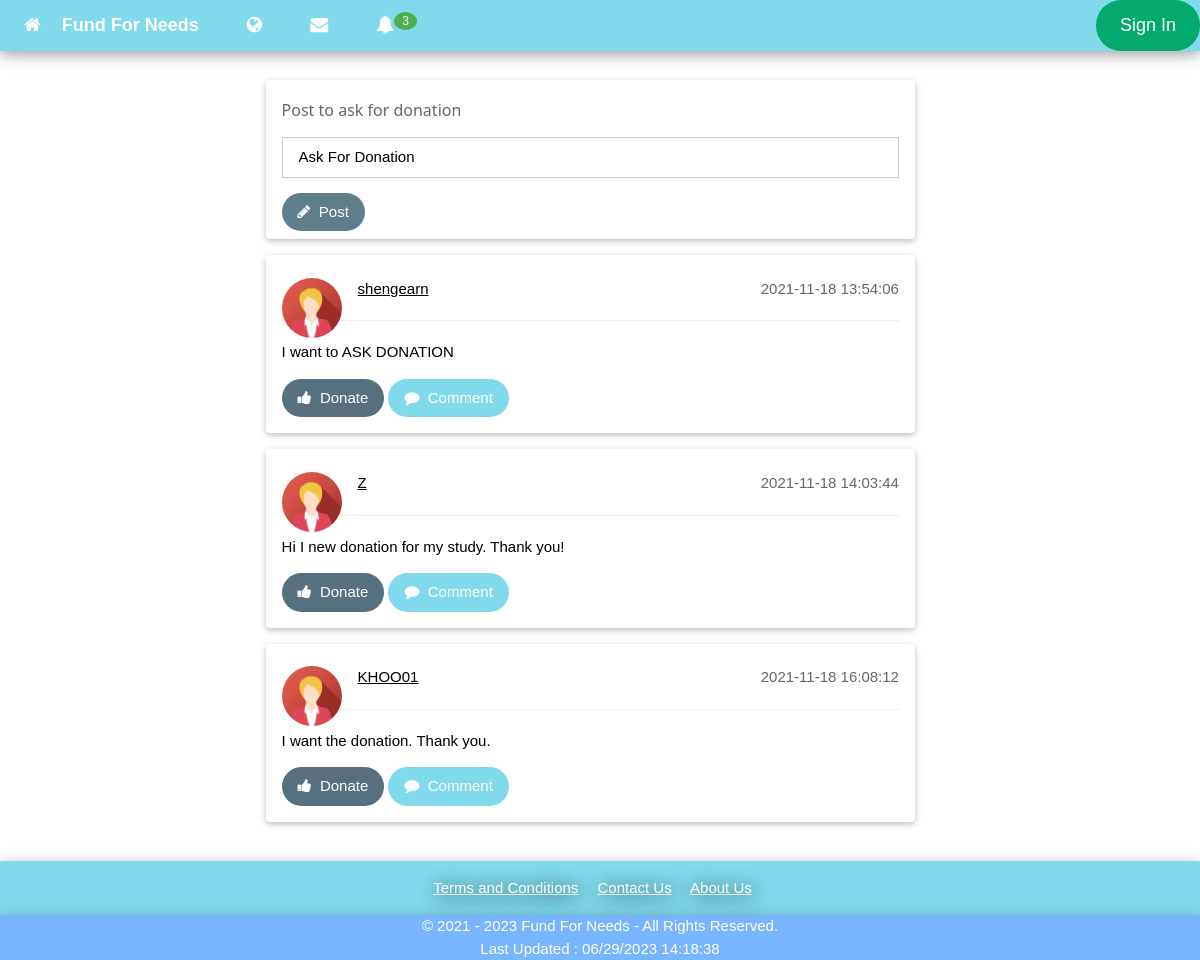
The page / on the database its author committed.
### tables this page shows
CREATE TABLE `posts` (
  `Id` bigint(19) NOT NULL,
  `User_Email` varchar(255) NOT NULL,
  `Post_Content` varchar(255) NOT NULL,
  `Post_Date` timestamp NOT NULL DEFAULT current_timestamp() ON UPDATE current_timestamp()
);

CREATE TABLE `users` (
  `email` varchar(100) NOT NULL,
  `verified` tinyint(1) NOT NULL DEFAULT 0,
  `token` varchar(255) DEFAULT NULL,
  `password` varchar(255) NOT NULL,
  `reset_token` varchar(255) DEFAULT NULL,
  `usernames` varchar(255) NOT NULL,
  `fullname` varchar(255) NOT NULL,
  `file_name` varchar(255) NOT NULL,
  `user_verify` tinyint(1) NOT NULL,
  `phoneNumber` varchar(255) NOT NULL,
  `image` varchar(255) NOT NULL
);

### post_display_index.php (the view)
<div class="w3-container w3-card w3-white w3-round w3-margin"><br>
	<img src="avatar5.png" alt="Avatar" class="w3-left w3-circle w3-margin-right" style="width:60px">
	<span class="w3-right w3-opacity"><?php echo $data[3] ?></span>
	<?php echo '<a href="user_signin.php">'.$data[4].'</a>' ?><br>
	<hr class="w3-clear">
	<p><?php echo $data[2] ?></p>
	<button type="button" class="w3-button w3-theme-d1 w3-margin-bottom" onclick="window.location.href='user_signin.php';" style="border-radius:25px 25px;"><i class="fa fa-thumbs-up"></i>  Donate</button>
	<button type="button" class="w3-button w3-theme-d2 w3-margin-bottom" onclick="window.location.href='user_signin.php';" style="border-radius:25px 25px;"><i class="fa fa-comment"></i>  Comment</button>
</div>

### index.php (shortened to what this page needs)
<!DOCTYPE html>
<html>
<head>
  <link rel="stylesheet" href="index.css">
  <link rel="stylesheet" href="index_theme.css">
  <link rel='stylesheet' href='index_font.css'>
  <link rel="stylesheet" href="https://cdnjs.cloudflare.com/ajax/libs/font-awesome/4.7.0/css/font-awesome.min.css">
</head>
<body onload="load()" style="margin:0;">
<div style="display:none;" id="myDiv" class="animate-bottom">
  <div class="w3-top">
   <div class="w3-bar w3-theme-d2 w3-left-align w3-large">
    <a href="index.php" class="w3-bar-item w3-button w3-padding-large w3-theme-d4 w3-hover-white" style="border-radius: 15px 15px;"><i class="fa fa-home w3-margin-right"></i> <b>Fund For Needs</b> </a>
    <a href="user_signin.php" class="w3-bar-item w3-button w3-hide-small w3-padding-large w3-hover-white" title="Donation History" style="border-radius: 15px 15px;"><i class="fa fa-globe"></i></a>
    <a href="user_signin.php" class="w3-bar-item w3-button w3-hide-small w3-padding-large w3-hover-white" title="Messages" style="border-radius: 15px 15px;"><i class="fa fa-envelope"></i></a>
    <div class="w3-dropdown-hover w3-hide-small">
      <button class="w3-button w3-padding-large w3-hover-white" title="Notifications" onclick="window.location.href='user_signin.php';" style="border-radius: 15px 15px;"><i class="fa fa-bell"></i><span class="w3-badge w3-right w3-small w3-green">3</span></button>
    </div>
    <a href="user_signin.php" class="w3-bar-item w3-button w3-hide-small w3-right w3-padding-large w3-hover-white" title="Sign In" style="background-color: #04AA6D; color: white;border-radius: 25px 25px;">Sign In</a>
   </div>
  </div>
  <div class="w3-container w3-content" style="max-width:1400px;margin-top:80px">
    <div class="w3-row">
      <div class="w3-col m7" style="margin-left: 20%;">
        <div class="w3-row-padding">
          <div class="w3-col m12">
            <div class="w3-card w3-round w3-white">
              <div class="w3-container w3-padding">
                <h6 class="w3-opacity">Post to ask for donation</h6>
                <p contenteditable="true" class="w3-border w3-padding">Ask For Donation</p>
                <button type="button" class="w3-button w3-theme" onclick="window.location.href='user_signin.php';" style="border-radius:25px 25px;"><i class="fa fa-pencil"></i>  Post</button>
              </div>
            </div>
          </div>
        </div>
        <?php
          $con=  mysqli_connect("localhost","fundforneeds","fundforneeds","fundforneeds");
          if(!$con){
            echo mysqli_error();
          }
          else{
            $sql = "select posts.*, users.usernames, users.email from posts inner join users on posts.User_Email = users.email";
            if(!mysqli_query($con, $sql)){
              return mysqli_error($con);
            }
            else{
              $q = mysqli_query($con, $sql);
              $datas = mysqli_fetch_all($q);
              foreach($datas as $data){
                include "post_display_index.php";
              }
            }
          }
         ?>
      </div>
    </div>
  </div>
  <br>
  <div>
    <footer class="w3-container w3-theme-d2 w3-padding-16">
    <div style="text-align:center;">
      <a href="tnc.html" style="color:white;text-shadow: 2px 2px 20px #000000;">Terms and Conditions</a>&emsp;
      <a href="contact_us.html" style="color:white;text-shadow: 2px 2px 20px #000000;">Contact Us</a>&emsp;
      <a href="about_us.html" style="color:white;text-shadow: 2px 2px 20px #000000;">About Us</a>&emsp;
    </div>
    </footer>
    <footer class="w3-container w3-theme-d5">
      <div class="copyright" align="center">
    </div>
    </footer>
  </div>
</div>
</body>
</html>

### index.css (style rules this page uses)
html { box-sizing:border-box }
*,*:before,*:after { box-sizing:inherit }
html { -ms-text-size-adjust:100%;-webkit-text-size-adjust:100% }
body { margin:0 }
article,aside,details,figcaption,figure,footer,header,main,menu,nav,section { display:block }
a { background-color:transparent }
b,strong { font-weight:bolder }
img { border-style:none }
hr { box-sizing:content-box;height:0;overflow:visible }
button,input,select,textarea,optgroup { font:inherit;margin:0 }
button,input { overflow:visible }
button,select { text-transform:none }
button,[type=button],[type=reset],[type=submit] { -webkit-appearance:button }
html,body { font-family:Verdana,sans-serif;font-size:15px;line-height:1.5 }
html { overflow-x:hidden }
h6 { font-size:16px }
h1,h2,h3,h4,h5,h6 { font-family:"Segoe UI",Arial,sans-serif;font-weight:400;margin:10px 0 }
hr { border:0;border-top:1px solid #eee;margin:20px 0 }
img { vertical-align:middle }
a { color:inherit }
.w3-btn,.w3-button { border:none;display:inline-block;padding:8px 16px;vertical-align:middle;overflow:hidden;text-decoration:none;color:inherit;background-color:inherit;text-align:center;cursor:pointer;white-space:nowrap }
.w3-btn,.w3-button { -webkit-touch-callout:none;-webkit-user-select:none;-khtml-user-select:none;-moz-user-select:none;-ms-user-select:none;user-select:none }
.w3-badge,.w3-tag { background-color:#000;color:#fff;display:inline-block;padding-left:8px;padding-right:8px;text-align:center }
.w3-badge { border-radius:50% }
.w3-dropdown-click,.w3-dropdown-hover { position:relative;display:inline-block;cursor:pointer }
.w3-bar { width:100%;overflow:hidden }
.w3-bar .w3-bar-item { padding:8px 16px;float:left;width:auto;border:none;display:block;outline:0 }
.w3-bar .w3-dropdown-hover,.w3-bar .w3-dropdown-click { position:static;float:left }
.w3-bar .w3-button { white-space:normal }
.w3-container:after,.w3-container:before,.w3-panel:after,.w3-panel:before,.w3-row:after,.w3-row:before,.w3-row-padding:after,.w3-row-padding:before, .w3-cell-row:before,.w3-cell-row:after,.w3-clear:after,.w3-clear:before,.w3-bar:before,.w3-bar:after { content:"";display:table;clear:both }
.w3-col,.w3-half,.w3-third,.w3-twothird,.w3-threequarter,.w3-quarter { float:left;width:100% }
@media (min-width:601px) { .w3-col.m7 { width:58.33333% } }
@media (min-width:601px) { .w3-col.m12 { width:99.99999% } }
.w3-content,.w3-auto { margin-left:auto;margin-right:auto }
.w3-content { max-width:980px }
.w3-top,.w3-bottom { position:fixed;width:100%;z-index:1 }
.w3-top { top:0;box-shadow:0 4px 10px 0 rgba(0,0,0,0.2),0 4px 20px 0 rgba(0,0,0,0.19); }
.w3-circle { border-radius:50% }
.w3-round,.w3-round-medium { border-radius:4px }
.w3-row-padding,.w3-row-padding>.w3-half,.w3-row-padding>.w3-third,.w3-row-padding>.w3-twothird,.w3-row-padding>.w3-threequarter,.w3-row-padding>.w3-quarter,.w3-row-padding>.w3-col { padding:0 8px }
.w3-container,.w3-panel { padding:0.01em 16px }
.w3-card,.w3-card-2 { box-shadow:0 2px 5px 0 rgba(0,0,0,0.16),0 2px 10px 0 rgba(0,0,0,0.12) }
.w3-opacity,.w3-hover-opacity:hover { opacity:0.60 }
.w3-small { font-size:12px!important }
.w3-large { font-size:18px!important }
.w3-left-align { text-align:left!important }
.w3-border { border:1px solid #ccc!important }
.w3-margin { margin:16px!important }
.w3-margin-bottom { margin-bottom:16px!important }
.w3-margin-right { margin-right:16px!important }
.w3-padding { padding:8px 16px!important }
.w3-padding-large { padding:12px 24px!important }
.w3-padding-16 { padding-top:16px!important;padding-bottom:16px!important }
.w3-left { float:left!important }
.w3-right { float:right!important }
.w3-green,.w3-hover-green:hover { color:#fff!important;background-color:#4CAF50!important }
.w3-white,.w3-hover-white:hover { color:#000!important;background-color:#fff!important }
footer { box-shadow:0 4px 10px 0 rgba(0,0,0,0.2),0 4px 20px 0 rgba(0,0,0,0.19); }

### index_theme.css (style rules this page uses)
.w3-theme-d1 { color:#fff !important; background-color:#57707d !important }
.w3-theme-d2 { color:#fff !important; background-color:#80daeb !important }
.w3-theme-d4 { color:#fff !important; background-color:#80daeb !important }
.w3-theme-d5 { color:#fff !important; background-color:#77b5fe !important }
.w3-theme { color:#fff !important; background-color:#607d8b !important }

### rows shown on the page
posts: Post_Date "2021-11-18 13:54:06", users.usernames "shengearn", Post_Content "I want to ASK DONATION"
posts: Post_Date "2021-11-18 14:03:44", users.usernames "Z", Post_Content "Hi I new donation for my study. Thank you!"
posts: Post_Date "2021-11-18 16:08:12", users.usernames "KHOO01", Post_Content "I want the donation. Thank you."
